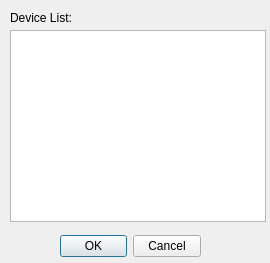
<?xml version="1.0" encoding="UTF-8"?>
<ui version="4.0">
 <class>DeiveDialog</class>
 <widget class="QDialog" name="DeiveDialog">
  <property name="geometry">
   <rect>
    <x>0</x>
    <y>0</y>
    <width>270</width>
    <height>263</height>
   </rect>
  </property>
  <property name="windowTitle">
   <string>Device Dialog</string>
  </property>
  <widget class="QDialogButtonBox" name="buttonBox">
   <property name="geometry">
    <rect>
     <x>60</x>
     <y>230</y>
     <width>141</width>
     <height>32</height>
    </rect>
   </property>
   <property name="orientation">
    <enum>Qt::Horizontal</enum>
   </property>
   <property name="standardButtons">
    <set>QDialogButtonBox::Cancel|QDialogButtonBox::Ok</set>
   </property>
  </widget>
  <widget class="QListView" name="listView">
   <property name="geometry">
    <rect>
     <x>10</x>
     <y>30</y>
     <width>256</width>
     <height>192</height>
    </rect>
   </property>
  </widget>
  <widget class="QLabel" name="label">
   <property name="geometry">
    <rect>
     <x>10</x>
     <y>10</y>
     <width>81</width>
     <height>16</height>
    </rect>
   </property>
   <property name="text">
    <string>Device List:</string>
   </property>
  </widget>
 </widget>
 <resources/>
 <connections>
  <connection>
   <sender>buttonBox</sender>
   <signal>accepted()</signal>
   <receiver>DeiveDialog</receiver>
   <slot>accept()</slot>
   <hints>
    <hint type="sourcelabel">
     <x>248</x>
     <y>254</y>
    </hint>
    <hint type="destinationlabel">
     <x>157</x>
     <y>274</y>
    </hint>
   </hints>
  </connection>
  <connection>
   <sender>buttonBox</sender>
   <signal>rejected()</signal>
   <receiver>DeiveDialog</receiver>
   <slot>reject()</slot>
   <hints>
    <hint type="sourcelabel">
     <x>316</x>
     <y>260</y>
    </hint>
    <hint type="destinationlabel">
     <x>286</x>
     <y>274</y>
    </hint>
   </hints>
  </connection>
 </connections>
</ui>
